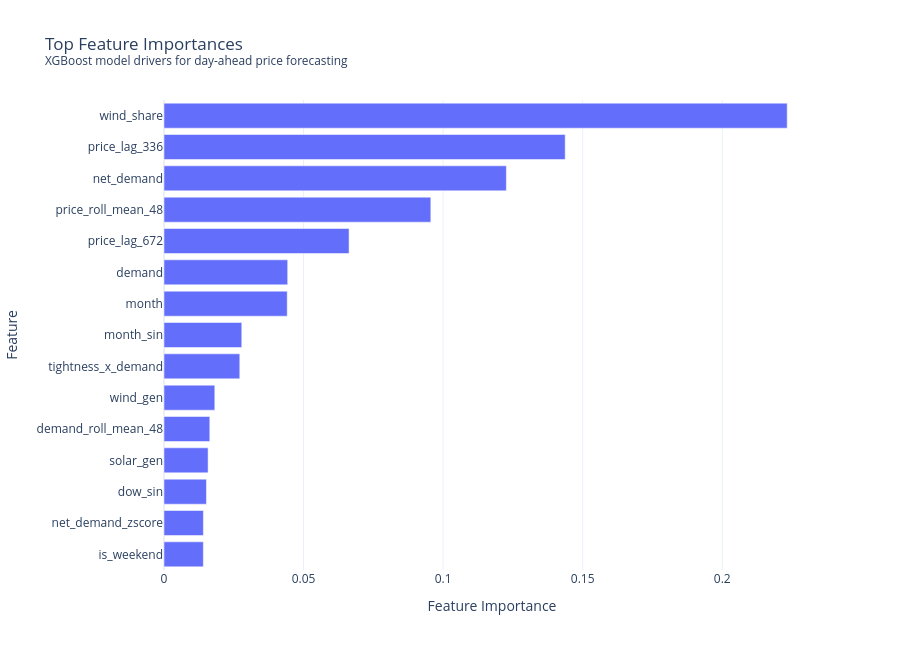

The code cell stored with this chart in its notebook:
### Code cell
# --------------------------------------------------
# 4. Feature Importance
# --------------------------------------------------

importance_df = pd.DataFrame({
    "Feature": features,
    "Importance": model.feature_importances_
}).sort_values("Importance", ascending=False).head(15)

fig = px.bar(
    importance_df.sort_values("Importance"),
    x="Importance",
    y="Feature",
    orientation="h",
    title="Top Feature Importances<br><sup>XGBoost model drivers for day-ahead price forecasting</sup>",
    labels={
        "Importance": "Feature Importance",
        "Feature": "Feature"
    }
)

fig.update_layout(
    template="plotly_white",
    width=900,
    height=650
)

fig.write_html("figures/feature_importance.html")
fig.write_image("figures/feature_importance.png", scale=3)
fig.show()

### Figure 1 — Plotly figure (JSON) as saved in the notebook; plotly's stock layout.template omitted (floating-point values rounded to 4 significant figures)
{"data": [{"hovertemplate": "Feature Importance=%{x}<br>Feature=%{y}<extra></extra>", "legendgroup": "", "marker": {"color": "#636efa", "pattern": {"shape": ""}}, "name": "", "orientation": "h", "showlegend": false, "textposition": "auto", "type": "bar", "x": [0.0141, 0.01412, 0.0152, 0.0158, 0.01641, 0.0182, 0.02715, 0.02786, 0.04415, 0.04431, 0.0663, 0.09559, 0.1227, 0.1437, 0.2233], "xaxis": "x", "y": ["is_weekend", "net_demand_zscore", "dow_sin", "solar_gen", "demand_roll_mean_48", "wind_gen", "tightness_x_demand", "month_sin", "month", "demand", "price_lag_672", "price_roll_mean_48", "net_demand", "price_lag_336", "wind_share"], "yaxis": "y"}], "layout": {"barmode": "relative", "height": 650, "legend": {"tracegroupgap": 0}, "title": {"text": "Top Feature Importances<br><sup>XGBoost model drivers for day-ahead price forecasting</sup>"}, "width": 900, "xaxis": {"anchor": "y", "domain": [0, 1], "title": {"text": "Feature Importance"}}, "yaxis": {"anchor": "x", "domain": [0, 1], "title": {"text": "Feature"}}}}
